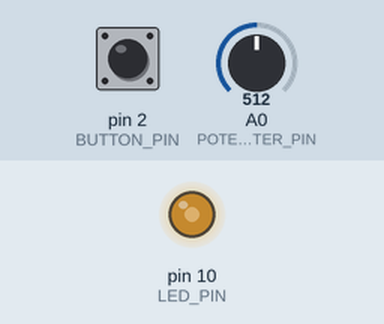
The sketch below on a simulated Arduino Uno, built with avr-gcc and run on an emulated ATmega328P. Shown: output pins drawn as LEDs (lit = HIGH). Dashed ring = blinking. The inputs (shaded band) are chosen by the test bench; at power-on: pin 2 (BUTTON_PIN) HIGH, A0 (POTENTIOMETER_PIN) = 512.

Above: at 1.2 s.
1.3 s: pin 2 (BUTTON_PIN) pulled LOW for 1 s
At 1.68 s:
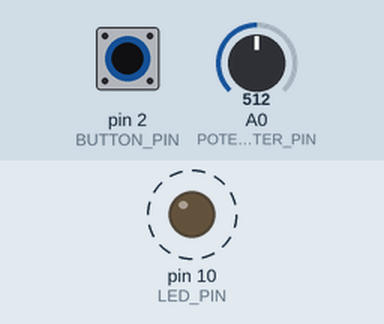
3.8 s: A0 (POTENTIOMETER_PIN) set to 716
At 4.1 s:
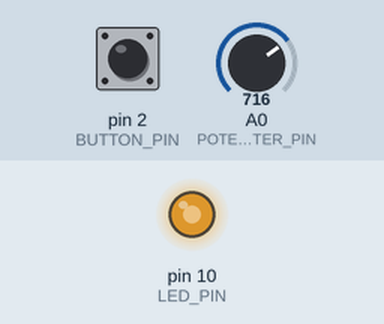
5.3 s: A0 (POTENTIOMETER_PIN) set to 900
At 6.3 s:
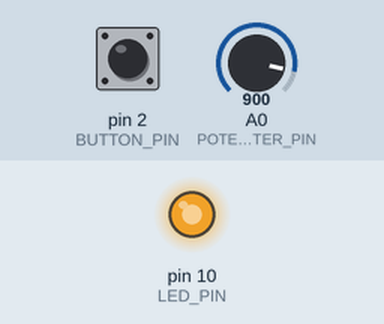
6.8 s: A0 (POTENTIOMETER_PIN) set to 122
At 7.4 s:
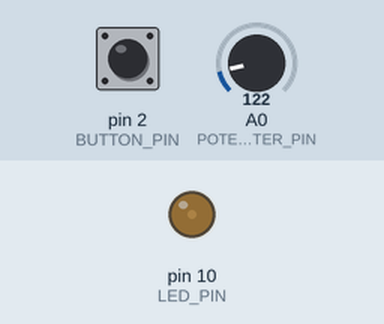
8.3 s: A0 (POTENTIOMETER_PIN) set to 0
At 8.7 s:
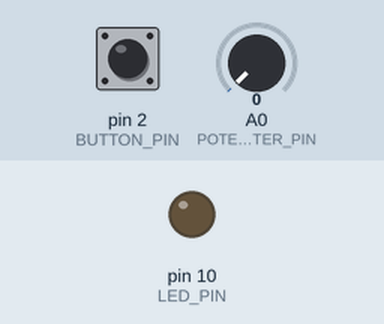
9.8 s: A0 (POTENTIOMETER_PIN) set to 511
At 10.9 s:
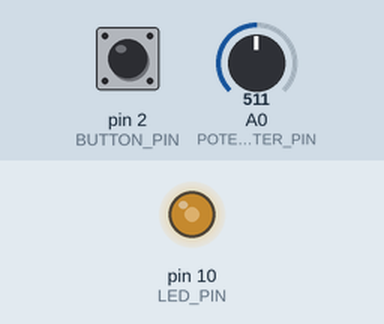
Timing chart, 0 to 12.3 s (numbered marks = the images above; inputs shaded):
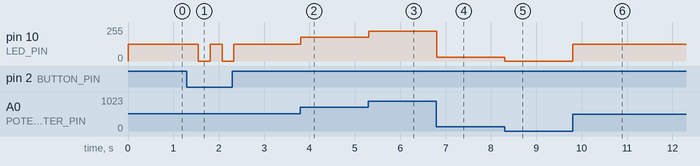

Measured:
- after the input at 1.3 s, pin 10 (LED_PIN): alternates 127/255 for 0.26 s and 0/255 for 0.26 s, 4 changes in all, then stays 127/255, starting after 0.25 s
- after the input at 3.8 s, pin 10 (LED_PIN): 127/255 → 178/255 at once
- after the input at 5.3 s, pin 10 (LED_PIN): 178/255 → 224/255 at once
- after the input at 6.8 s, pin 10 (LED_PIN): 224/255 → 30/255 at once
- after the input at 8.3 s, pin 10 (LED_PIN): 30/255 → 0/255 at once
- after the input at 9.8 s, pin 10 (LED_PIN): 0/255 → 127/255 at once

The sketch:

3rd.ino
```cpp
// Turns out that the button itself can store the state, thus we don't need to manually set a state variable to turn on and off the light
const int BUTTON_PIN = 2;
const int POTENTIOMETER_PIN = A0;
const int LED_PIN = 10;

bool ledOn = true;

void setup() {
  Serial.begin(9600);

  pinMode(BUTTON_PIN, INPUT_PULLUP);
  pinMode(LED_PIN, OUTPUT);
}

void loop() {
  if (digitalRead(BUTTON_PIN) == LOW) {
    delay(50);
    if (digitalRead(BUTTON_PIN) == LOW) {
      ledOn = !ledOn;
      delay(200);
    }
  }

  int potValue = analogRead(POTENTIOMETER_PIN);
  int brightness = map(potValue, 0, 1023, 0, 255);

  if (ledOn) {
    analogWrite(LED_PIN, brightness);
  } else {
    analogWrite(LED_PIN, 0);
  }

  delay(10);
}
```
